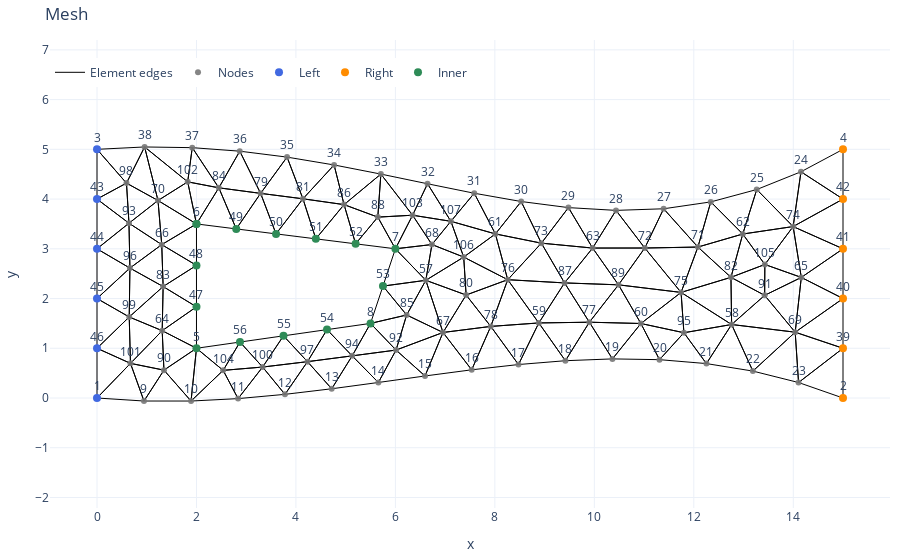

Write notebook code for a chart like this one.
### Code cell
# Problem 5

# Load the mesh from file
import pickle

filename = "heat_flow.pkl"

with open(filename, "rb") as f:
    mesh = pickle.load(f)

fig = plot_mesh(mesh.nodes, mesh.elements, mesh.edges, 
show_node_ids=True)
fig.show()

displayvar("\\text{edge nodes in mesh}",mesh.edges)
# Input data
t = 1 # thickness [m]
k = 1 # conductivity [W/m]
T0 = 0 # Prescribed temperature on edges
h = 2 # prescribed heat flux on the inner boundary [W/m^2]

### Figure 1 — Plotly figure (JSON) as saved in the notebook; plotly's stock layout.template omitted (floating-point values rounded to 4 significant figures; data arrays with more than 128 entries replaced by an {"elided": "..."} marker saying what was removed)
{"data": [{"hoverinfo": "skip", "line": {"color": "black", "width": 1}, "mode": "lines", "name": "Element edges", "type": "scatter", "x": {"elided": "1422 float values"}, "y": {"elided": "1422 float values"}}, {"hovertemplate": "(%{x:.3f}, %{y:.3f})<extra></extra>", "marker": {"color": "rgba(120,120,120,0.9)", "size": 6}, "mode": "markers+text", "name": "Nodes", "text": ["1", "2", "3", "4", "5", "6", "7", "8", "9", "10", "11", "12", "13", "14", "15", "16", "17", "18", "19", "20", "21", "22", "23", "24", "25", "26", "27", "28", "29", "30", "31", "32", "33", "34", "35", "36", "37", "38", "39", "40", "41", "42", "43", "44", "45", "46", "47", "48", "49", "50", "51", "52", "53", "54", "55", "56", "57", "58", "59", "60", "61", "62", "63", "64", "65", "66", "67", "68", "69", "70", "71", "72", "73", "74", "75", "76", "77", "78", "79", "80", "81", "82", "83", "84", "85", "86", "87", "88", "89", "90", "91", "92", "93", "94", "95", "96", "97", "98", "99", "100", "101", "102", "103", "104", "105", "106", "107"], "textposition": "top center", "type": "scatter", "x": [0.0, 15.0, 0.0, 15.0, 2.0, 2.0, 6.0, 5.5, 0.9446, 1.891, 2.837, 3.779, 4.719, 5.658, 6.595, 7.534, 8.475, 9.418, 10.36, 11.31, 12.25, 13.19, 14.11, 14.15, 13.27, 12.34, 11.39, 10.44, 9.479, 8.529, 7.585, 6.646, 5.708, 4.767, 3.822, 2.871, 1.915, 0.957, 15.0, 15.0, 15.0, 15.0, 0.0, 0.0, 0.0, 0.0, 2.0, 2.0, 2.8, 3.6, 4.4, 5.2, 5.75, 4.625, 3.75, 2.875, 6.612, 12.76, 8.884, 10.94, 8.011, 12.98, 9.966, 1.311, 14.16, 1.302, 6.957, 6.735, 14.04, 1.227, 12.08, 11.01, 8.935, 14.0, 11.74, 8.258, 9.9, 7.918, 3.29, 7.422, 4.141, 12.75, 1.33, 2.45, 6.226, 4.968, 9.401, 5.646, 10.49, 1.346, 13.42, 6.013, 0.6431, 5.131, 11.8, 0.6618, 4.232, 0.5928, 0.6478, 3.33, 0.6729, 1.824, 6.346, 2.537, 13.43, 7.374, 7.116], "y": [0.0, 0.0, 5.0, 5.0, 1.0, 3.5, 3.0, 1.5, -0.06064, -0.06109, -0.01253, 0.07344, 0.1854, 0.3122, 0.4429, 0.5667, 0.6728, 0.7498, 0.7863, 0.7707, 0.692, 0.541, 0.3112, 4.549, 4.192, 3.943, 3.805, 3.772, 3.828, 3.95, 4.117, 4.307, 4.502, 4.686, 4.844, 4.963, 5.034, 5.048, 1.0, 2.0, 3.0, 4.0, 4.0, 3.0, 2.0, 1.0, 1.833, 2.667, 3.4, 3.3, 3.2, 3.1, 2.25, 1.375, 1.25, 1.125, 2.366, 1.478, 1.509, 1.498, 3.299, 3.297, 3.015, 1.353, 2.425, 3.084, 1.318, 3.086, 1.323, 3.971, 3.035, 3.016, 3.113, 3.447, 2.123, 2.379, 1.524, 1.439, 4.115, 2.07, 4.005, 2.426, 2.241, 4.226, 1.669, 3.889, 2.314, 3.637, 2.275, 0.5602, 2.064, 0.9637, 3.514, 0.8474, 1.312, 2.612, 0.7306, 4.321, 1.629, 0.6224, 0.6963, 4.346, 3.675, 0.5559, 2.685, 2.833, 3.553]}, {"hovertemplate": "left node<extra></extra>", "marker": {"color": "royalblue", "size": 8}, "mode": "markers", "name": "Left", "type": "scatter", "x": [0.0, 0.0, 0.0, 0.0, 0.0, 0.0], "y": [0.0, 5.0, 4.0, 3.0, 2.0, 1.0]}, {"hovertemplate": "right node<extra></extra>", "marker": {"color": "darkorange", "size": 8}, "mode": "markers", "name": "Right", "type": "scatter", "x": [15.0, 15.0, 15.0, 15.0, 15.0, 15.0], "y": [0.0, 5.0, 1.0, 2.0, 3.0, 4.0]}, {"hovertemplate": "inner node<extra></extra>", "marker": {"color": "seagreen", "size": 8}, "mode": "markers", "name": "Inner", "type": "scatter", "x": [2.0, 2.8, 3.6, 4.4, 5.2, 6.0, 5.75, 5.5, 4.625, 3.75, 2.875, 2.0, 2.0, 2.0, 2.0], "y": [3.5, 3.4, 3.3, 3.2, 3.1, 3.0, 2.25, 1.5, 1.375, 1.25, 1.125, 1.0, 1.833, 2.667, 3.5]}], "layout": {"dragmode": "pan", "legend": {"orientation": "h", "x": 0, "xanchor": "left", "y": 0.9, "yanchor": "bottom"}, "margin": {"b": 10, "l": 10, "r": 10, "t": 40}, "title": {"text": "Mesh"}, "xaxis": {"scaleanchor": "y", "scaleratio": 1, "title": {"text": "x"}, "zeroline": false}, "yaxis": {"title": {"text": "y"}, "zeroline": false}}}
